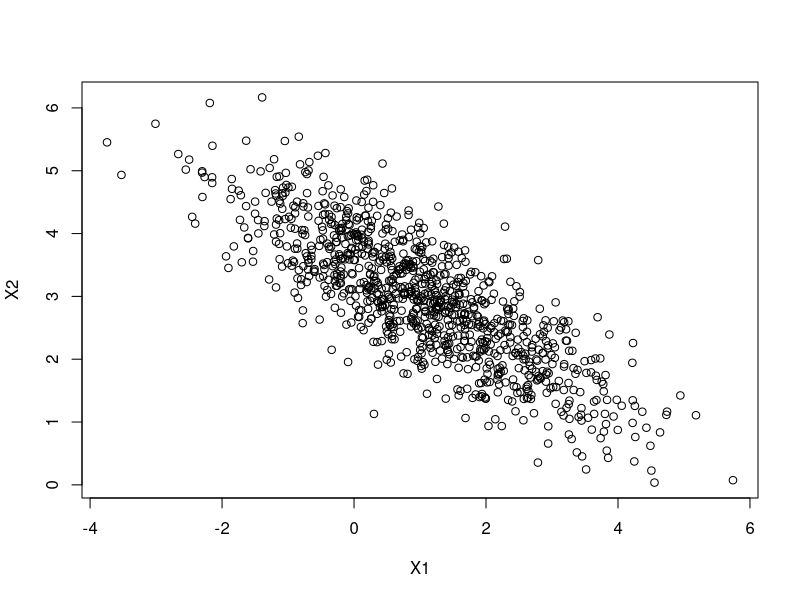
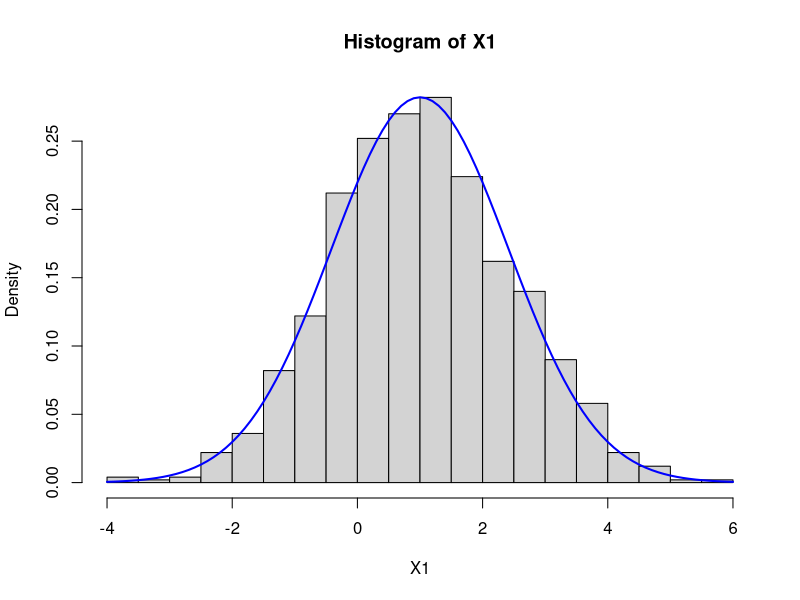
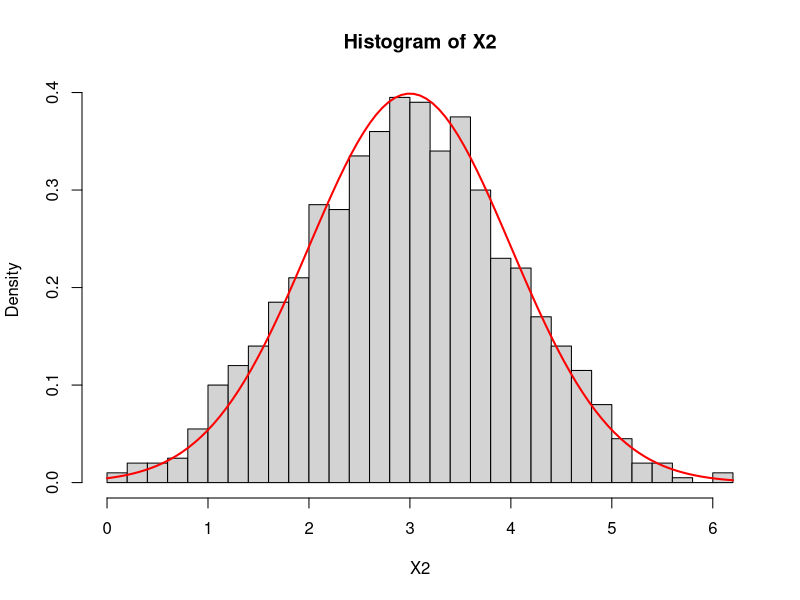
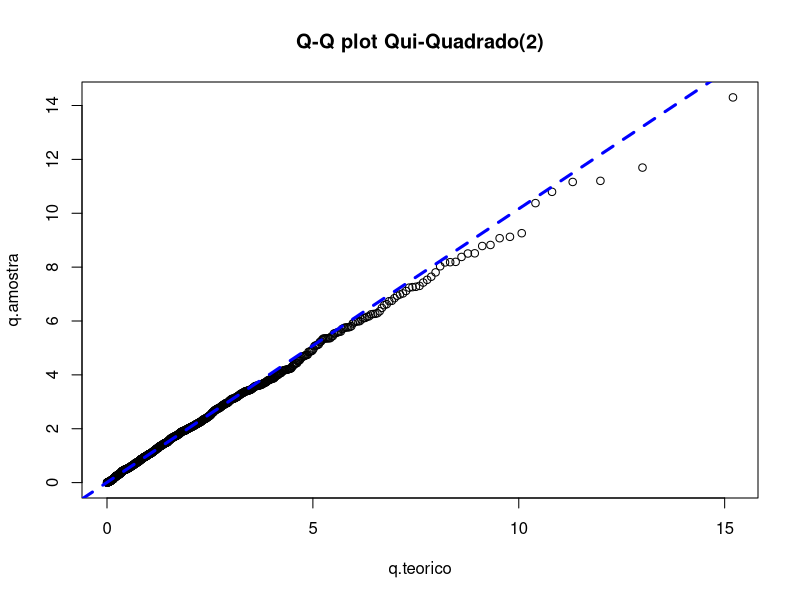
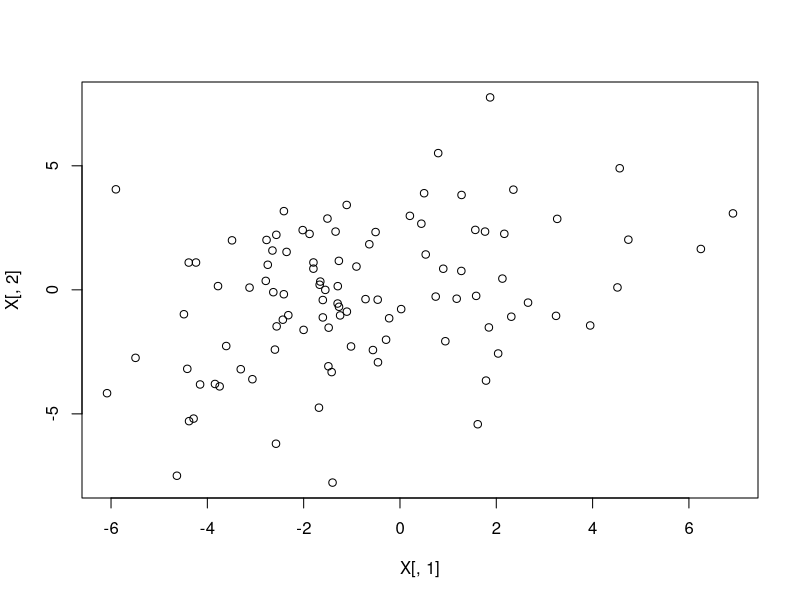
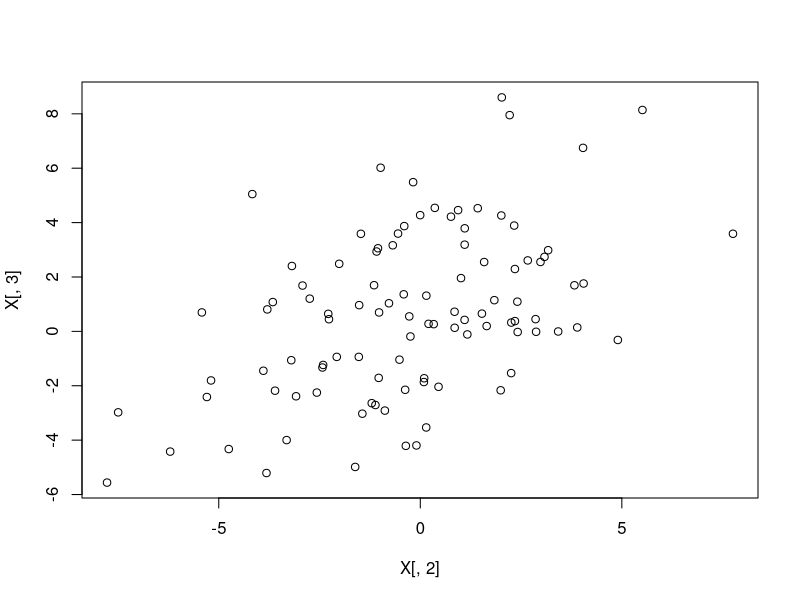
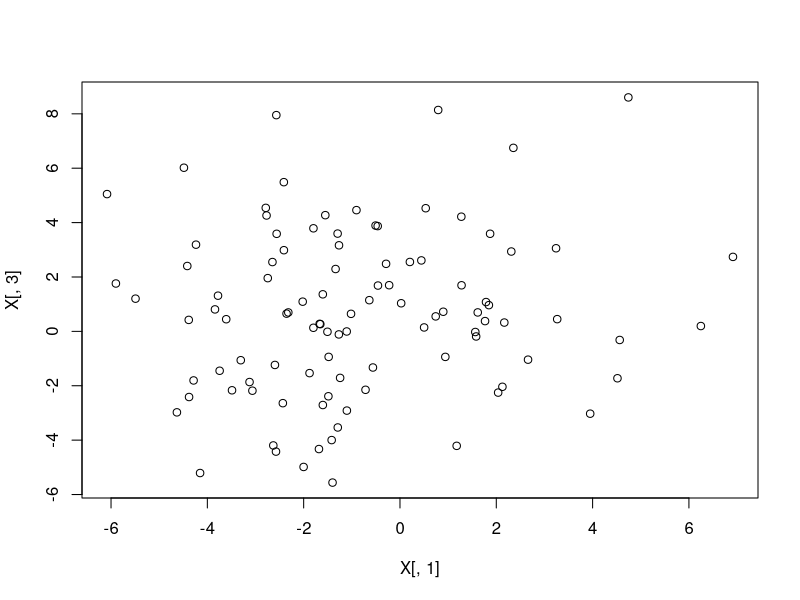
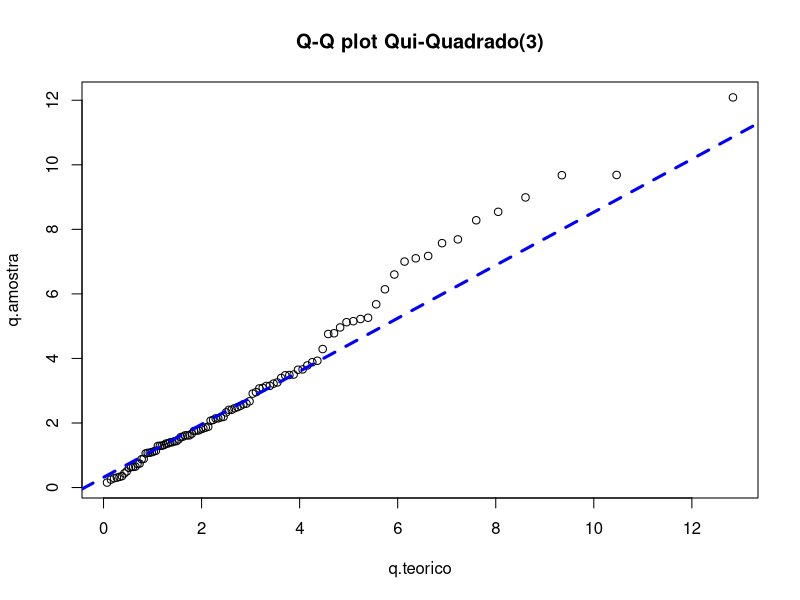

Recreate these plots in R, in order.
## ---- chunk 1
#salvando parametros:
mi <- c(1,3)
sigma <- c(2,1)
corr <- -0.8

#funcao geradora:
BiNorm <- function(n,mu1,mu2,var1,var2,corr){
  var.str <- var1*(1-corr^2)
  X2 <- rnorm(n, mu2,sqrt(var2))
  mu.str <- mu1 + corr*sqrt(var1/var2)*(X2-mu2)
  X1 <- sapply(mu.str, function(mu){
    rnorm(1,mu,sqrt(var.str))
  })
  return(matrix(c(X1,X2), ncol=2))
}# fim funcao geradora

X.til <- BiNorm(1E3,mi[1],mi[2],sigma[1],sigma[2],corr)
X1 <- X.til[,1]
X2 <- X.til[,2]
## ---- chunk 2
#visualizando os pares ordenados
plot(X1,X2)

#histogramas individuais:
hist(X1,freq=F,breaks=25)
curve(dnorm(x,mi[1],sqrt(sigma[1])),add=T,col="blue",lwd=2)
hist(X2, freq=F,breaks=25)
curve(dnorm(x,mi[2],sqrt(sigma[2])),add=T,col="red",lwd=2)

#medias amostrais:
apply(X.til,2,mean)

# matriz de covariancias amostral
(S <- cov(X.til))

#coeficiente de correlacao amostral
cov(X1,X2)/sqrt(sigma[1]*sigma[2])
## ---- chunk 3
Xc<- scale(X.til,scale=F)

scores <- diag(Xc %*% solve(S) %*% t(Xc))

ks.test(scores, pchisq, df=2)
## ---- chunk 4
#construcao do Q-Q plot da amostra
probs <- ppoints(length(scores))
q.amostra<- sort(scores)
q.teorico <- qchisq(probs, df=2)
plot(q.teorico, q.amostra, main="Q-Q plot Qui-Quadrado(2)")
qqline(q.amostra, distribution = function(p) qchisq(p,df=2),
       col="blue", lty=2,lwd=3)
## ---- chunk 5
## definindo parametros
mi<- c(-1,0,1)
SigmaX <- matrix(c(9,4,2,4,8,3,2,3,7),ncol=3)
##
Z <- rnorm(3)

A <- t(chol(SigmaX))

X<- A%*%Z+mi
###
V.meio<- diag(1/sqrt(diag(SigmaX)))

#matriz de correlacao teorica:
V.meio%*%SigmaX%*%V.meio

#funcao geradora multinormal
Multinorm <- function(n, p, mi, sigma){
  Z<- replicate(n, rnorm(p))
  A <- t(chol(SigmaX))
  X <- apply(Z,2,function(z) A%*%z+mi )
  return(t(X))
} #fim funcao geradora
## obs: seria bom adicionar verificaçoes das dimensoes e se a
## matriz sigma é positiva definida

X<- Multinorm(100,3,mi,SigmaX)
S <- cov(X) # matriz de covariancas amostral
colMeans(X) # media amostral
R<- cor(X) # matriz de correlacao amostral

#verificando normalidade das marginais
sapply(1:3, function(i){
  ks.test(X[,i], pnorm, mean=mi[i], sd= sqrt(SigmaX[i,i]))
},simplify=F)

# Visualizando as distribuicoes bivariadas:
#(X1,X2); (X2,X3) ; (X1,X3)
plot(X[,1],X[,2])
plot(X[,2],X[,3])
plot(X[,1],X[,3])
## ---- chunk 6

Xc<- scale(X,center=T,scale=F)

scores <- diag(Xc %*% solve(S) %*% t(Xc))

ks.test(scores, pchisq, df=3)

## Q-Q plot da normal trivariada

probs <- ppoints(length(scores))
q.amostra<- sort(scores)
q.teorico <- qchisq(probs, df=3)
plot(q.teorico, q.amostra, main="Q-Q plot Qui-Quadrado(3)")
qqline(q.amostra, distribution = function(p) qchisq(p,df=3),
       col="blue", lty=2,lwd=3)
